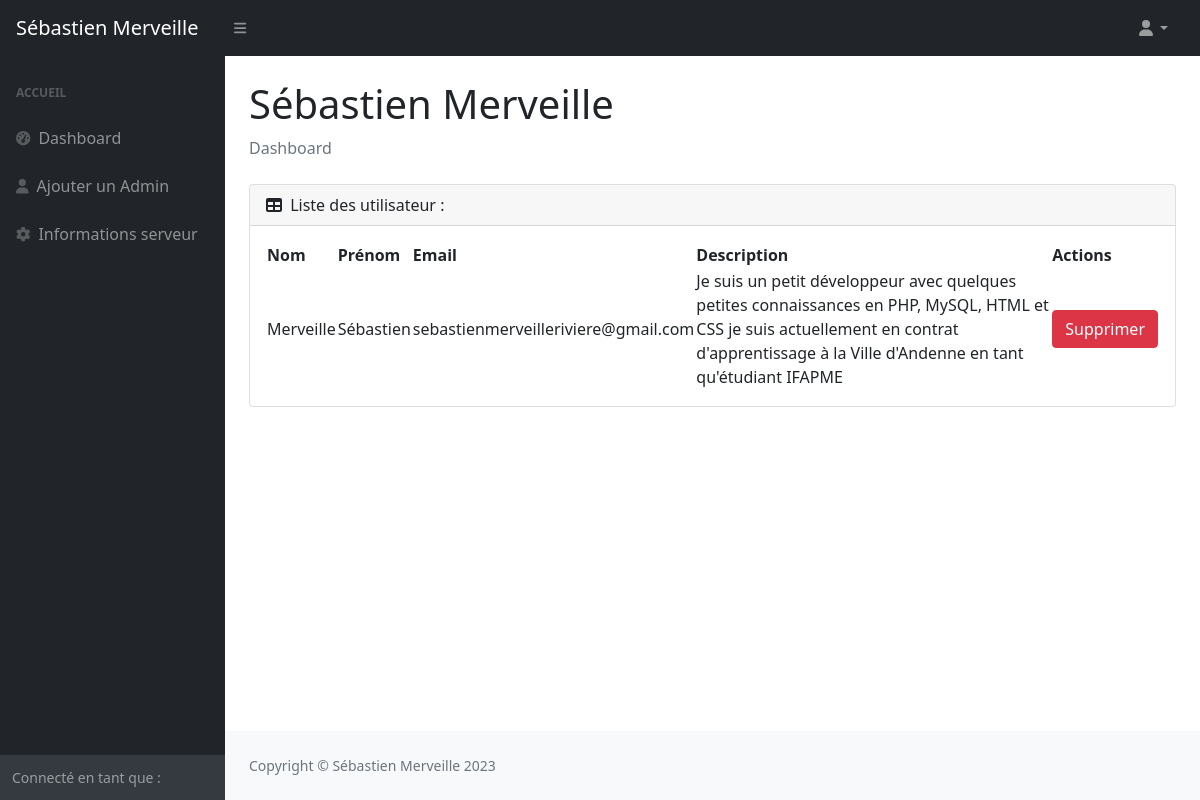
The app's page /admin/admindashboard.php with its own data.
### tables this page shows
CREATE TABLE IF NOT EXISTS `users` (
  `Name` varchar(25) NOT NULL,
  `Surname` varchar(25) NOT NULL,
`Id` int(11) NOT NULL,
  `email` varchar(50) NOT NULL,
  `Password` varchar(25) NOT NULL,
  `Description` varchar(2555) NOT NULL
);

### admin/admindashboard.php (the view, shortened to what this page needs)
<?php
$pdo = new PDO('mysql:host=localhost;dbname=projet_multiple', 'root', 'root');
$pdo->setAttribute(PDO::ATTR_ERRMODE, PDO::ERRMODE_EXCEPTION);
$pdo->exec("SET  NAMES UTF8");
$query = "SELECT * from users";
$stmt = $pdo->prepare($query);
$stmt->execute();
$data = $stmt->fetchAll(PDO::FETCH_ASSOC);
?>
<!DOCTYPE html>
<html lang="en">
    <head>
        <link href="https://cdn.jsdelivr.net/npm/simple-datatables@latest/dist/style.css" rel="stylesheet" />
        <link href="css/styles.css" rel="stylesheet" />
    </head>
    <body class="sb-nav-fixed">
        <nav class="sb-topnav navbar navbar-expand navbar-dark bg-dark">
            <a class="navbar-brand ps-3" href="#">Sébastien Merveille</a>
            <button class="btn btn-link btn-sm order-1 order-lg-0 me-4 me-lg-0" id="sidebarToggle" href="#!"><i class="fas fa-bars"></i></button>
            <ul class="navbar-nav ms-auto ms-md-0 me-3 me-lg-4">
                <li class="nav-item dropdown">
                    <a class="nav-link dropdown-toggle" id="navbarDropdown" href="#" role="button" data-bs-toggle="dropdown" aria-expanded="false"><i class="fas fa-user fa-fw"></i></a>
                </li>
            </ul>
        </nav>
        <div id="layoutSidenav">
            <div id="layoutSidenav_nav">
                <nav class="sb-sidenav accordion sb-sidenav-dark" id="sidenavAccordion">
                    <div class="sb-sidenav-menu">
                        <div class="nav">
                            <div class="sb-sidenav-menu-heading">Accueil</div>
                            <a class="nav-link" href="#">
                                <div class="sb-nav-link-icon"><i class="fas fa-tachometer-alt"></i></div>
                                Dashboard
                            </a>
                            <a class="nav-link" href="makeadmin.php">
                                <div class="sb-nav-link-icon"><i class="fa-solid fa-user"></i></div>
                                Ajouter un Admin
                            </a>
                            <a class="nav-link" href="modifyserverinfo.php">
                                <div class="sb-nav-link-icon"><i class="fa-solid fa-gear"></i></div>
                                Informations serveur
                            </a>
                        </div>
                    </div>
                    <footer>
                    <div class="sb-sidenav-footer">
                        <div class="small">Connecté en tant que :</div>
                    </div>
                    </footer>
                </nav>
            </div>
            <div id="layoutSidenav_content">
                <main>
                    <div class="container-fluid px-4">
                        <h1 class="mt-4">Sébastien Merveille</h1>
                        <ol class="breadcrumb mb-4">
                            <li class="breadcrumb-item active">Dashboard</li>
                        </ol>
                        <div class="card mb-4">
                            <div class="card-header">
                                <i class="fas fa-table me-1"></i>
                                Liste des utilisateur :
                            </div>
                            <div class="card-body">
                                <table id="datatablesSimple">
                                <thead>
                                    <tr>
                                        <th>Nom</th>
                                        <th>Prénom</th>
                                        <th>Email</th>
                                        <th>Description</th>
                                        <th>Actions</th>
                                        <?php foreach($data as $row): ?>
                                    </tr>
                                </thead>
                                    <td><?= $row["Name"]; ?></td>
                                    <td><?= $row["Surname"]; ?></td>
                                    <td><?= $row["email"]; ?></td>
                                    <td><?= $row["Description"]; ?></td>
                                    <td>
                                    <form action="" method="post">
                                    <button type="submit" name="submit" class="btn btn-danger">Supprimer</button></td>
                                    <?php endforeach ?>
                                </table>
                            </div>
                        </div>
                    </div>
                </main>
                <footer class="py-4 bg-light mt-auto">
                    <div class="container-fluid px-4">
                        <div class="d-flex align-items-center justify-content-between small">
                            <div class="text-muted">Copyright &copy; Sébastien Merveille 2023</div>
                        </div>
                    </div>
                </footer>
            </div>
        </div>
    </body>
</html>

### records on screen
users: Name "Merveille", Surname "Sébastien", email "sebastienmerveilleriviere@gmail.com", Description "Je suis un petit développeur avec quelques petites connaissances en PHP, MySQL, HTML et CSS je suis actuellement en contrat d'apprentissage à la Ville d'Andenne en tant qu'étudiant IFAPME"
